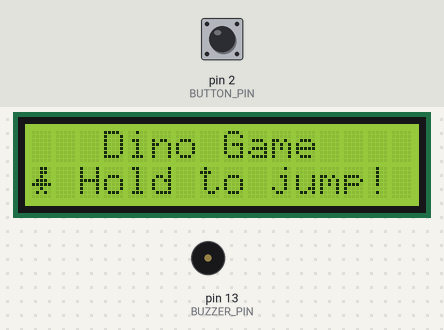
Recording of a sketch running on a simulated Arduino Uno, built with avr-gcc and run on an emulated ATmega328P. On the bench: 16×2 character LCD, buzzer (waves = sounding). The test bench sets the inputs (shaded band); at power-on: pin 2 (BUTTON_PIN) HIGH. Random numbers use the default seed unless the sketch sets one.

Above: at 1.3 s.
1.4 s: pin 2 (BUTTON_PIN) pulled LOW for 0.15 s
At 1.85 s:
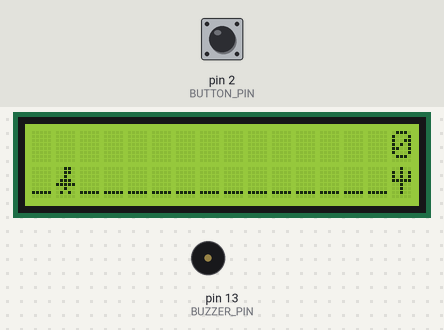
2.1 s: pin 2 (BUTTON_PIN) pulled LOW for 3.2 s
At 2.41 s:
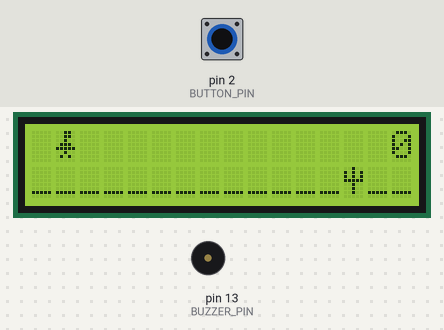
6.8 s: pin 2 (BUTTON_PIN) pulsed LOW 5 times (0.12 s each, 0.3 s apart)
At 8.41 s:
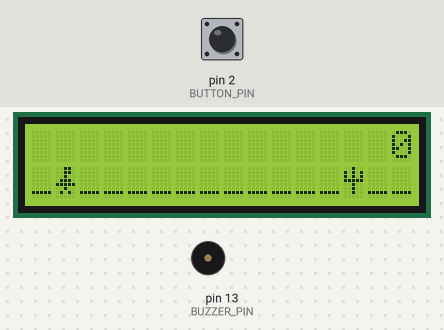
10.0 s: pin 2 (BUTTON_PIN) pulled LOW for 3.2 s
At 10.36 s:
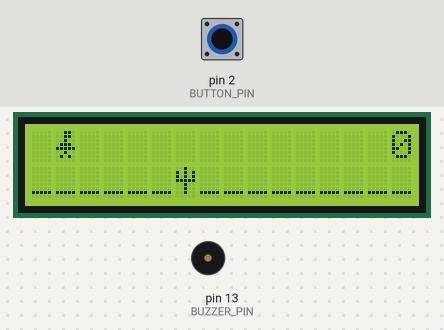
13.8 s: pin 2 (BUTTON_PIN) pulled LOW for 1 s
At 14.28 s:
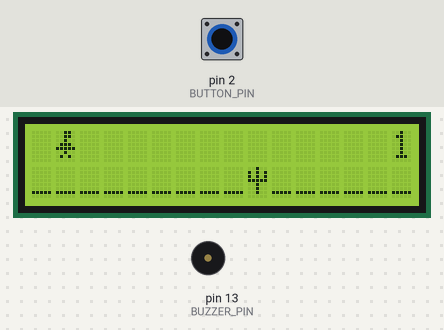
15.4 s: pin 2 (BUTTON_PIN) pulled LOW for 0.15 s
Timing chart, 0 to 18.5 s (numbered marks = the images above; inputs shaded):
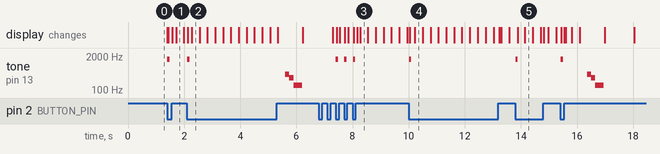

The sketch:

Danan_Dino_Game.ino
```cpp
#include <Wire.h>
#include <LiquidCrystal_I2C.h>

#define LCD_ADDR   0x27
#define BUTTON_PIN 2
#define BUZZER_PIN 13

const unsigned long DEBOUNCE_MS        = 30;

const unsigned long INITIAL_CACTUS_STEP = 260;
const unsigned long MIN_CACTUS_STEP     = 110;
const unsigned long SPEEDUP_INTERVAL    = 6000;
const unsigned long SPEEDUP_AMOUNT      = 10;

// pterodactyls
const unsigned long PTERO_START_TIME    = 15000;
const unsigned long INITIAL_PTERO_STEP  = 220;
const unsigned long MIN_PTERO_STEP      = 90;
// ----------------------------------

LiquidCrystal_I2C lcd(LCD_ADDR, 16, 2);

// Custom characters
byte dinoChar[8] = {
  0b00110,
  0b00110,
  0b00100,
  0b01110,
  0b11111,
  0b00100,
  0b01010,
  0b00000
};

byte cactusChar[8] = {
  0b00100,
  0b10101,
  0b10101,
  0b11111,
  0b00100,
  0b00100,
  0b00100,
  0b00000
};

byte pteroChar[8] = {
  0b00000,
  0b10001,
  0b11011,
  0b01110,
  0b00100,
  0b00000,
  0b00000,
  0b00000
};

#define DINO_CHAR    byte(0)
#define CACTUS_CHAR  byte(1)
#define PTERO_CHAR   byte(2)

enum GameState { WAITING, RUNNING, GAMEOVER };
volatile GameState state = WAITING;

const int DINO_COL = 1;
int dinoRow = 1;

int cactusCol = 16;
unsigned long lastCactusMove = 0;
unsigned long currentCactusStep = INITIAL_CACTUS_STEP;

bool pteroActive = false;
int pteroCol = 16;
int pteroRow = 0;
unsigned long lastPteroMove = 0;
unsigned long currentPteroStep = INITIAL_PTERO_STEP;

unsigned long runStartTime = 0;

bool isJumping = false;

int score = 0;

volatile bool buttonHeld = false;
volatile bool buttonPressedEvent = false;
volatile unsigned long lastInterruptTime = 0;

void buttonISR() {
  unsigned long now = millis();
  if (now - lastInterruptTime > DEBOUNCE_MS) {
    bool pressed = (digitalRead(BUTTON_PIN) == LOW);
    if (pressed && !buttonHeld) {
      buttonPressedEvent = true;
    }
    buttonHeld = pressed;
    lastInterruptTime = now;
  }
}

void setup() {
  pinMode(BUTTON_PIN, INPUT_PULLUP);
  pinMode(BUZZER_PIN, OUTPUT);
  attachInterrupt(digitalPinToInterrupt(BUTTON_PIN), buttonISR, CHANGE);

  randomSeed(analogRead(A0));

  lcd.init();
  lcd.backlight();
  lcd.createChar(DINO_CHAR, dinoChar);
  lcd.createChar(CACTUS_CHAR, cactusChar);
  lcd.createChar(PTERO_CHAR, pteroChar);

  resetToStart();
}

void loop() {
  switch (state) {
    case WAITING:
      if (buttonPressedEvent) {
        buttonPressedEvent = false;
        startGame();
      }
      break;

    case RUNNING:
      updateJump();
      updateCactus();
      updatePtero();
      checkCollision();
      drawGame();
      break;

    case GAMEOVER:

      break;
  }
}

void resetToStart() {

  dinoRow = 1;
  isJumping = false;
  cactusCol = 16;
  pteroActive = false;
  pteroCol = 16;
  pteroRow = 0;
  score = 0;
  currentCactusStep = INITIAL_CACTUS_STEP;
  currentPteroStep = INITIAL_PTERO_STEP;
  state = WAITING;

  lcd.clear();
  lcd.setCursor(3, 0);
  lcd.print("Dino Game");
  lcd.setCursor(0, 1);
  lcd.write(DINO_CHAR);
  lcd.print(" Hold to jump!");
}

void startGame() {
  dinoRow = 1;
  isJumping = false;
  cactusCol = 16;
  pteroActive = false;
  pteroCol = 16;
  pteroRow = 0;
  score = 0;
  currentCactusStep = INITIAL_CACTUS_STEP;
  currentPteroStep = INITIAL_PTERO_STEP;
  runStartTime = millis();
  lastCactusMove = millis();
  lastPteroMove = millis();
  state = RUNNING;
  lcd.clear();
}
void updateJump() {
  if (buttonHeld) {
    if (!isJumping) {
      isJumping = true;
      dinoRow = 0;
      tone(BUZZER_PIN, 1500, 80);
    }
  } else {
    if (isJumping) {
      isJumping = false;
      dinoRow = 1;
    }
  }
}

void updateCactus() {
  unsigned long now = millis();

  unsigned long elapsed = now - runStartTime;
  unsigned long reduction = (elapsed / SPEEDUP_INTERVAL) * SPEEDUP_AMOUNT;
  if (reduction > (INITIAL_CACTUS_STEP - MIN_CACTUS_STEP)) {
    reduction = INITIAL_CACTUS_STEP - MIN_CACTUS_STEP;
  }
  currentCactusStep = INITIAL_CACTUS_STEP - reduction;

  if (now - lastCactusMove >= currentCactusStep) {
    lastCactusMove = now;

    if (cactusCol == DINO_COL) {
      score++;
    }

    cactusCol--;
    if (cactusCol < 0) {
      cactusCol = 16;
    }
  }
}

void updatePtero() {
  unsigned long now = millis();
  unsigned long elapsed = now - runStartTime;

  if (!pteroActive) {
    if (elapsed >= PTERO_START_TIME) {
      pteroActive = true;
      pteroCol = 16;
      pteroRow = random(0, 2);
      lastPteroMove = now;
    }
    return;
  }

  unsigned long sinceStart = elapsed - PTERO_START_TIME;
  unsigned long reduction = (sinceStart / SPEEDUP_INTERVAL) * SPEEDUP_AMOUNT;
  if (reduction > (INITIAL_PTERO_STEP - MIN_PTERO_STEP)) {
    reduction = INITIAL_PTERO_STEP - MIN_PTERO_STEP;
  }
  currentPteroStep = INITIAL_PTERO_STEP - reduction;

  if (now - lastPteroMove >= currentPteroStep) {
    lastPteroMove = now;


    if (pteroCol == DINO_COL) {
      score++;
    }

    pteroCol--;
    if (pteroCol < 0) {
      pteroCol = 16;
      pteroRow = random(0, 2);
    }
  }
}

void checkCollision() {
  if (cactusCol == DINO_COL && dinoRow == 1) {
    loseGame();
    return;
  }
  if (pteroActive && pteroCol == DINO_COL && dinoRow == pteroRow) {
    loseGame();
  }
}

void drawGame() {
  char row0[17];
  char row1[17];
  for (int i = 0; i < 16; i++) {
    row0[i] = ' ';
    row1[i] = '_';
  }
  row0[16] = '\0';
  row1[16] = '\0';

  // place dino
  if (dinoRow == 0) row0[DINO_COL] = 3;
  else               row1[DINO_COL] = 3;


  if (cactusCol >= 0 && cactusCol < 16) {
    row1[cactusCol] = 4;
  }

  if (pteroActive && pteroCol >= 0 && pteroCol < 16) {
    if (pteroRow == 0) row0[pteroCol] = 5;
    else               row1[pteroCol] = 5;
  }
  char scoreBuf[6];
  snprintf(scoreBuf, sizeof(scoreBuf), "%d", score);
  int len = strlen(scoreBuf);
  int startCol = 16 - len;
  if (startCol < 0) startCol = 0;
  for (int i = 0; i < len && (startCol + i) < 16; i++) {
    if (row0[startCol + i] == ' ') {
      row0[startCol + i] = scoreBuf[i];
    }
  }

  lcd.setCursor(0, 0);
  for (int i = 0; i < 16; i++) {
    if (row0[i] == 3)      lcd.write(DINO_CHAR);
    else if (row0[i] == 5) lcd.write(PTERO_CHAR);
    else                    lcd.print(row0[i]);
  }

  lcd.setCursor(0, 1);
  for (int i = 0; i < 16; i++) {
    if (row1[i] == 3)      lcd.write(DINO_CHAR);
    else if (row1[i] == 4) lcd.write(CACTUS_CHAR);
    else if (row1[i] == 5) lcd.write(PTERO_CHAR);
    else                    lcd.print(row1[i]);
  }
}

void loseGame() {
  state = GAMEOVER;

  tone(BUZZER_PIN, 400, 150);
  delay(150);
  tone(BUZZER_PIN, 300, 150);
  delay(150);
  tone(BUZZER_PIN, 150, 300);
  delay(300);
  noTone(BUZZER_PIN);

  lcd.clear();
  lcd.setCursor(0, 0);
  lcd.print("   GAME OVER!   ");
  lcd.setCursor(0, 1);
  char buf[17];
  snprintf(buf, sizeof(buf), "   Score: %d", score);
  lcd.print(buf);
  delay(1000);

  buttonPressedEvent = false;
  resetToStart();
}
```

Measured:
- after the input at 1.4 s, tone on pin 13 (BUZZER_PIN): silent → 1500 Hz at once, → silent 0.08 s later; the display: first changes at once (image 1 shows a later state)
- after the input at 6.8 s, tone on pin 13 (BUZZER_PIN): alternates 1500 Hz for 0.08 s and silent for 0.23 s, 6 changes in all, then stays silent, starting after 0.60 s
- after the input at 13.8 s, tone on pin 13 (BUZZER_PIN): silent → 1500 Hz at once, → silent 0.08 s later
